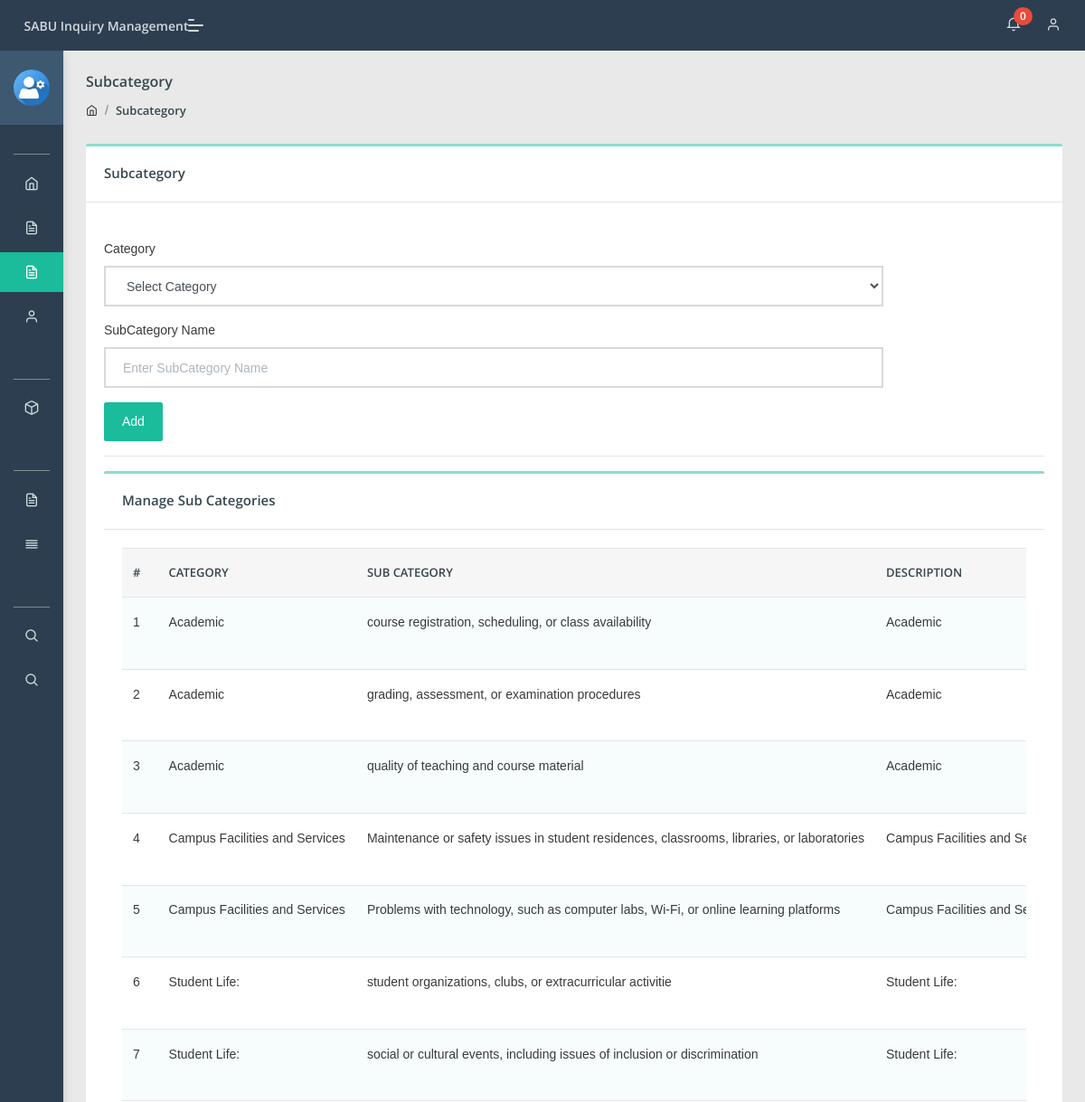
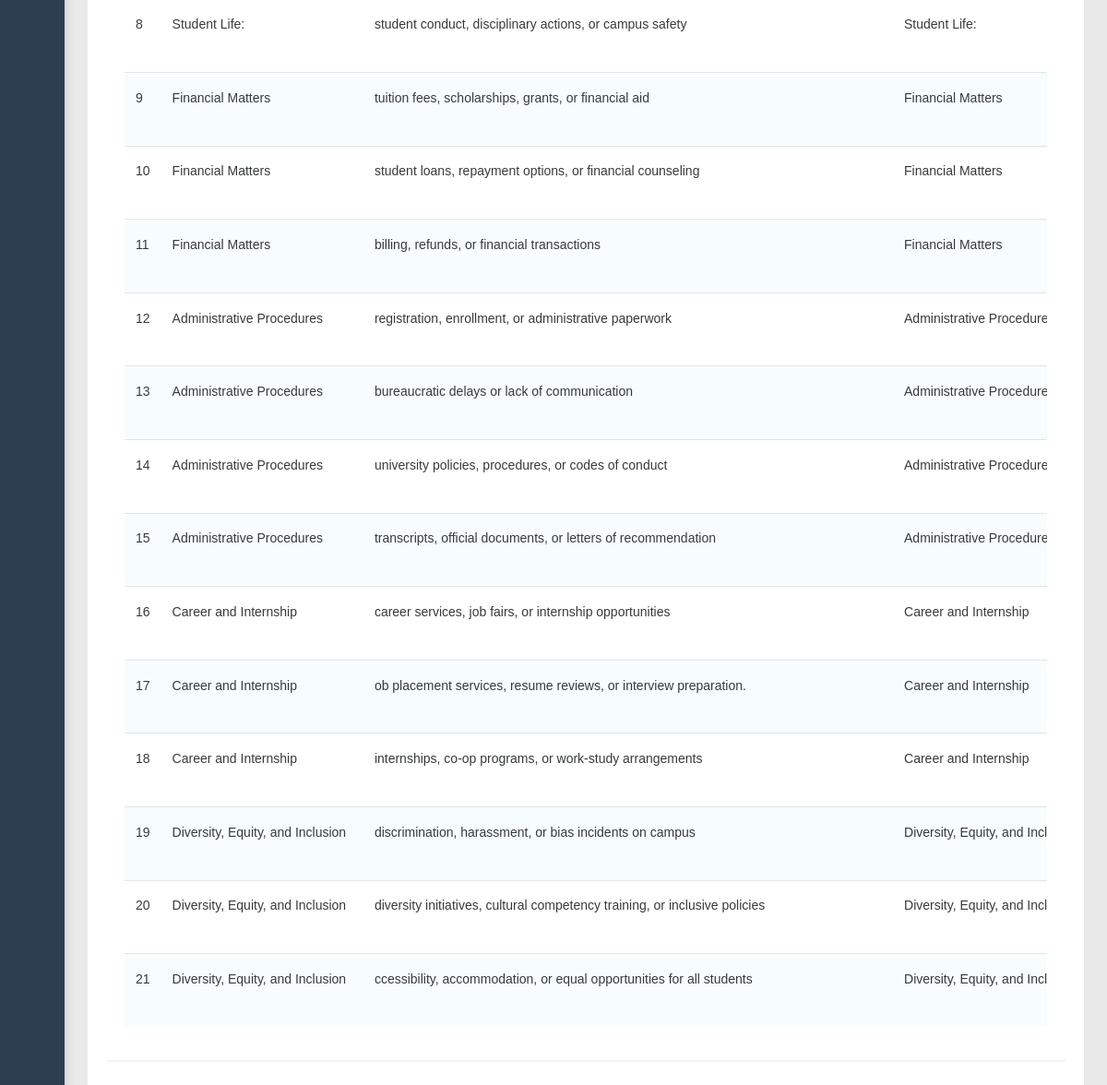
Page /admin/subcategory.php (signed in) on the committed database (2 pictures, top to bottom).
### tables this page shows
CREATE TABLE `subcategory` (
  `id` int NOT NULL,
  `categoryid` int DEFAULT NULL,
  `subcategory` varchar(255) DEFAULT NULL,
  `creationDate` timestamp NULL DEFAULT CURRENT_TIMESTAMP,
  `updationDate` timestamp NULL DEFAULT NULL ON UPDATE CURRENT_TIMESTAMP
);

CREATE TABLE `category` (
  `id` int NOT NULL,
  `categoryName` varchar(255) DEFAULT NULL,
  `categoryDescription` longtext,
  `creationDate` timestamp NULL DEFAULT CURRENT_TIMESTAMP,
  `updationDate` timestamp NULL DEFAULT NULL ON UPDATE CURRENT_TIMESTAMP
);

### admin/subcategory.php (the view, shortened to what this page needs)
<?php
include('include/config.php');
if(strlen($_SESSION['aid'])==0)
    {
header('location:index.php');
}
else{
?>
<!DOCTYPE html>
<html lang="en">
<head>
    <link rel="stylesheet" href="assets/css/style.css">
</head>
<body class="">
	<?php include('include/sidebar.php');?>
	<?php include('include/header.php');?>
<section class="pcoded-main-container">
    <div class="pcoded-content">
        <div class="page-header">
            <div class="page-block">
                <div class="row align-items-center">
                    <div class="col-md-12">
                        <div class="page-header-title">
                            <h5 class="m-b-10">Subcategory</h5>
                        </div>
                        <ul class="breadcrumb">
                            <li class="breadcrumb-item"><a href="dashboard.php"><i class="feather icon-home"></i></a></li>
                            <li class="breadcrumb-item"><a href="subcategory.php">Subcategory</a></li>
                        </ul>
                    </div>
                </div>
            </div>
        </div>
        <div class="row">
            <div class="col-sm-12">
                <div class="card">
                    <div class="card-header">
                        <h5>Subcategory</h5>
                    </div>
                    <div class="card-body">
                        <div class="row">
                            <div class="col-md-10">
                                    <br />
                                <form method="post" name="Category">
                                    <div class="form-group">
                                        <label for="exampleInputEmail1">Category</label>
                                        <select name="category" class="form-control" required>
<option value="">Select Category</option>
</select>
                                    </div>
                                      <div class="form-group">
                                        <label for="exampleInputEmail1">SubCategory Name</label>
                                        <input type="text" placeholder="Enter SubCategory Name"  name="subcategory" class="form-control" required>
                                    </div>
                                    <button type="submit" class="btn  btn-primary" name="submit">Add</button>
                                </form>
                            </div>
                        </div>
                     <hr>
                      <div class="row">
                            <div class="col-xl-12">
                <div class="card">
                    <div class="card-header">
                        <h5>Manage Sub Categories</h5>
                    </div>
                    <div class="card-body table-border-style">
                        <div class="table-responsive">
                            <table class="table table-striped">
                                <thead>
                                    <tr>
                                            <th>#</th>
                                            <th>Category</th>
                                            <th>Sub Category</th>
                                            <th>Description</th>
                                        </tr>
                                </thead>
                                <tbody>
                                    <?php $query=mysqli_query($con,"select subcategory.id,category.categoryName,category.categoryDescription,subcategory.subcategory,subcategory.creationDate,subcategory.updationDate from subcategory join category on category.id=subcategory.categoryid");
$cnt=1;
while($row=mysqli_fetch_array($query))
{
?>
                                        <tr>
                                            <td><?php echo htmlentities($cnt);?></td>
                                            <td><?php echo htmlentities($row['categoryName']);?></td>
                                            <td><?php echo htmlentities($row['subcategory']);?></td>
                                            <td><?php echo htmlentities($row['categoryDescription']);?></td>
                                        </tr>
                                        <?php $cnt=$cnt+1; } ?>
                                </tbody>
                            </table>
                        </div>
                    </div>
                </div>
            </div>
                        </div>
                    </div>
                </div>
            </div>
        </div>
    </div>
</section>
</body>
</html>
<?php } ?>

### rows in the picture
subcategory: categoryid.categoryName "Academic", subcategory "course registration, scheduling, or class availability", categoryid.categoryDescription "Academic"
subcategory: categoryid.categoryName "Academic", subcategory "grading, assessment, or examination procedures", categoryid.categoryDescription "Academic"
subcategory: categoryid.categoryName "Academic", subcategory "quality of teaching and course material", categoryid.categoryDescription "Academic"
subcategory: categoryid.categoryName "Campus Facilities and Services", subcategory "Maintenance or safety issues in student residences, classrooms, libraries, or laboratories", categoryid.categoryDescription "Campus Facilities and…"
subcategory: categoryid.categoryName "Campus Facilities and Services", subcategory "Problems with technology, such as computer labs, Wi-Fi, or online learning platforms", categoryid.categoryDescription "Campus Facilities and…"
subcategory: categoryid.categoryName "Student Life:", subcategory "student organizations, clubs, or extracurricular activitie", categoryid.categoryDescription "Student Life:"
subcategory: categoryid.categoryName "Student Life:", subcategory "social or cultural events, including issues of inclusion or discrimination", categoryid.categoryDescription "Student Life:"
subcategory: categoryid.categoryName "Student Life:", subcategory "student conduct, disciplinary actions, or campus safety", categoryid.categoryDescription "Student Life:"
subcategory: categoryid.categoryName "Financial Matters", subcategory "tuition fees, scholarships, grants, or financial aid", categoryid.categoryDescription "Financial Matters"
subcategory: categoryid.categoryName "Financial Matters", subcategory "student loans, repayment options, or financial counseling", categoryid.categoryDescription "Financial Matters"
subcategory: categoryid.categoryName "Financial Matters", subcategory "billing, refunds, or financial transactions", categoryid.categoryDescription "Financial Matters"
subcategory: categoryid.categoryName "Administrative Procedures", subcategory "registration, enrollment, or administrative paperwork", categoryid.categoryDescription "Administrative…"
subcategory: categoryid.categoryName "Administrative Procedures", subcategory "bureaucratic delays or lack of communication", categoryid.categoryDescription "Administrative…"
subcategory: categoryid.categoryName "Administrative Procedures", subcategory "university policies, procedures, or codes of conduct", categoryid.categoryDescription "Administrative…"
subcategory: categoryid.categoryName "Administrative Procedures", subcategory "transcripts, official documents, or letters of recommendation", categoryid.categoryDescription "Administrative…"
subcategory: categoryid.categoryName "Career and Internship", subcategory "career services, job fairs, or internship opportunities", categoryid.categoryDescription "Career and Internship"
subcategory: categoryid.categoryName "Career and Internship", subcategory "ob placement services, resume reviews, or interview preparation.", categoryid.categoryDescription "Career and Internship"
subcategory: categoryid.categoryName "Career and Internship", subcategory "internships, co-op programs, or work-study arrangements", categoryid.categoryDescription "Career and Internship"
subcategory: categoryid.categoryName "Diversity, Equity, and Inclusion", subcategory "discrimination, harassment, or bias incidents on campus", categoryid.categoryDescription "Diversity, Equity, and…"
subcategory: categoryid.categoryName "Diversity, Equity, and Inclusion", subcategory "diversity initiatives, cultural competency training, or inclusive policies", categoryid.categoryDescription "Diversity, Equity, and…"
subcategory: categoryid.categoryName "Diversity, Equity, and Inclusion", subcategory "ccessibility, accommodation, or equal opportunities for all students", categoryid.categoryDescription "Diversity, Equity, and…"

### other values in the picture
$num1 "0"
